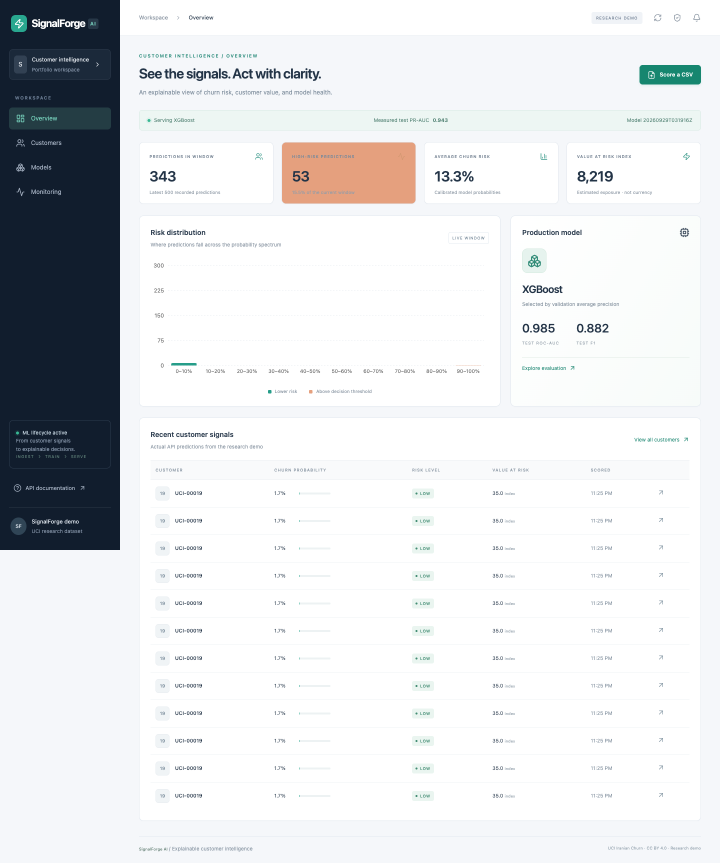
#> input picture docs/assets/dashboard.png, 1440 x 1725 px, found by its file name (shown at 1/2 size); its folder holds 5 pictures in this run
$ python make_demo_gif.py
#> lines starting #> are read from the running program, lines starting #| are printed output that depends on the picture
"""Assemble actual browser captures into a walkthrough; never synthesize UI data."""

from pathlib import Path

from PIL import Image, ImageOps

assets = Path("docs/assets")
frames = []
for name in ["dashboard", "customers", "customer-detail", "models", "monitoring"]:
    with Image.open(assets / f"{name}.png") as source:
#> source is the input picture: PIL image 1440x1725 RGB; mean R, G, B 223.9, 225.8, 227.8
        frame = ImageOps.pad(source.convert("RGB"), (1080, 825), color="#f5f7fa")
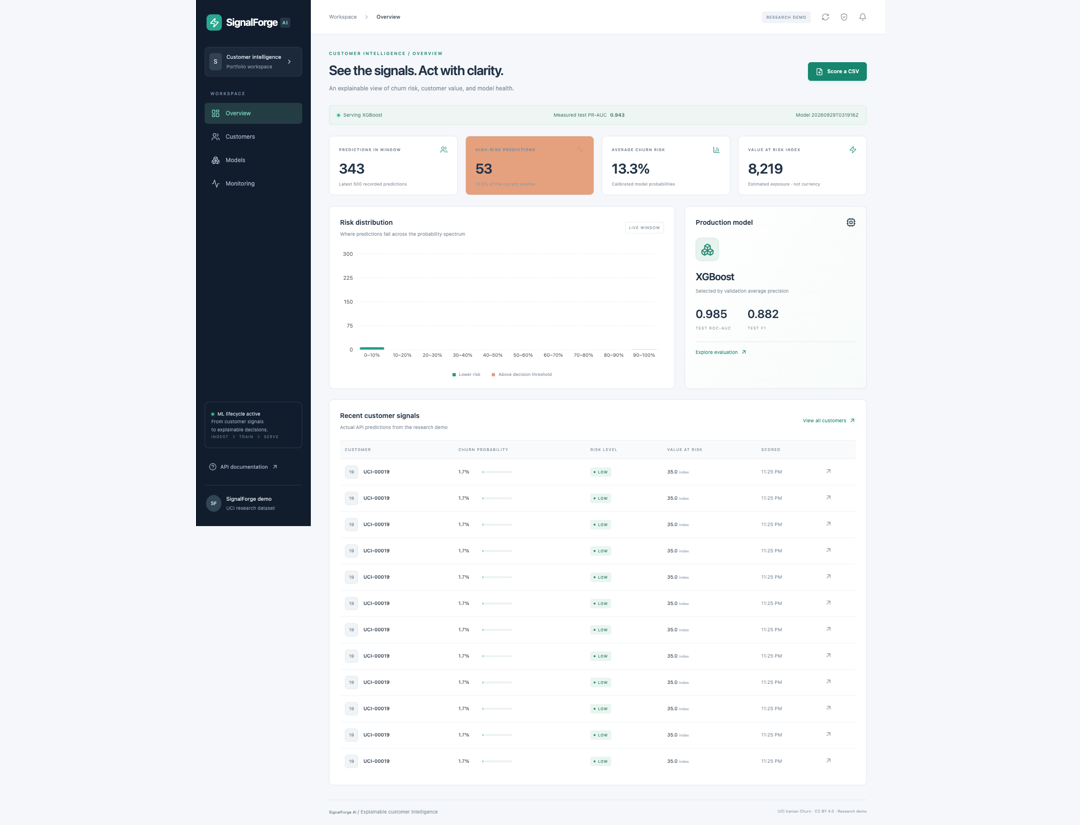
#> frame: PIL image 1080x825 RGB; mean R, G, B 231.5, 233.5, 235.8
        frames.append(frame.quantize(colors=128))
#> pass 2 of the loop `for name in ["dashboard", "customers", "customer-detail", "models", "m..`:
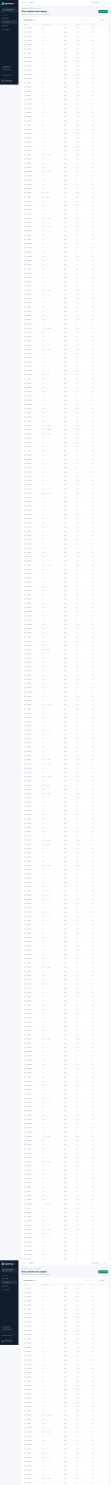
#> input picture docs/assets/customers.png, 1440 x 19305 px, found by its file name (shown at 1/13 size)
#> source is the input picture: PIL image 1440x19305 RGB; mean R, G, B 246.6, 247.6, 248.6
#> `frame = ImageOps.pad(source.convert("RGB"), (1080, 825), color="#f5f7f..`:
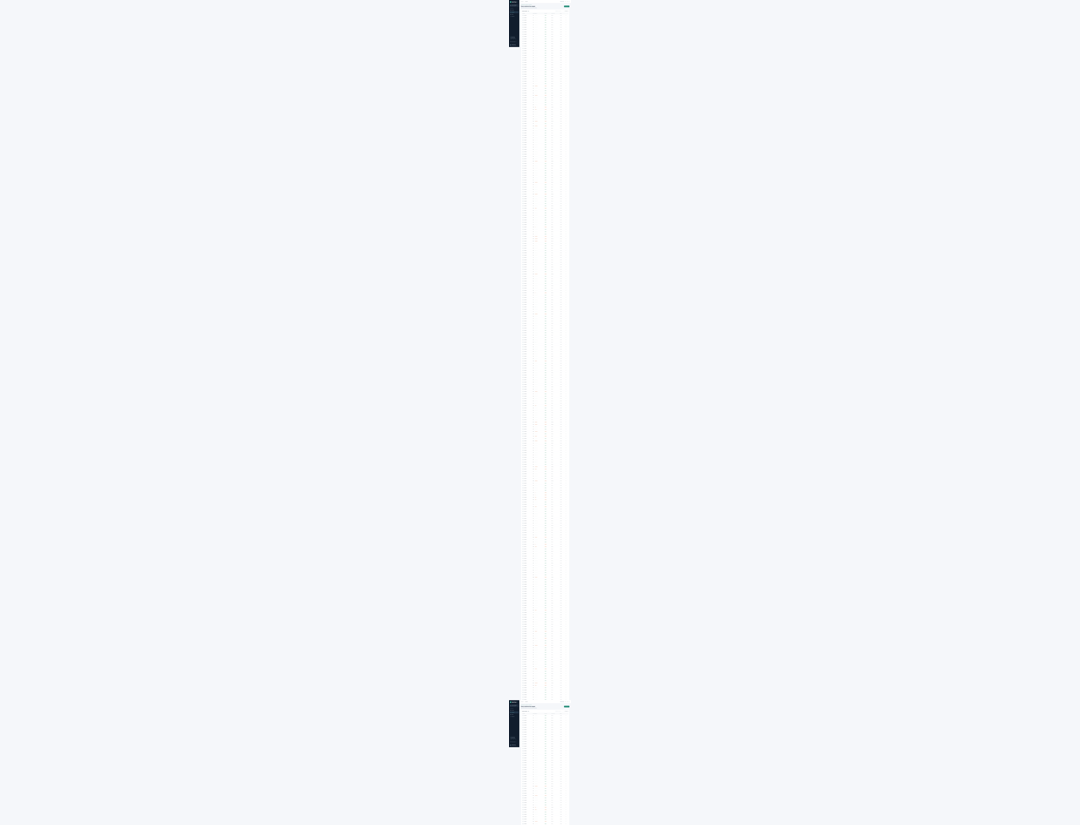
#> frame: PIL image 1080x825 RGB; mean R, G, B 245.1, 247, 249.9
#> pass 3 of the loop `for name in ["dashboard", "customers", "customer-detail", "models", "m..`:
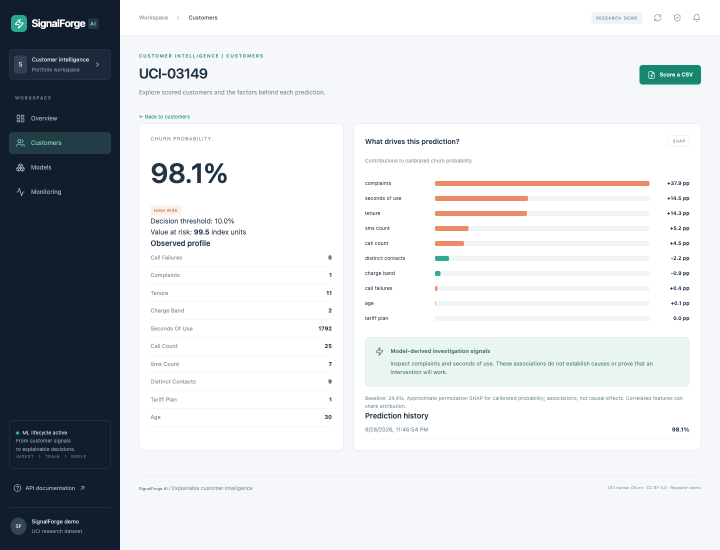
#> input picture docs/assets/customer-detail.png, 1440 x 1100 px, found by its file name (shown at 1/2 size)
#> source is the input picture: PIL image 1440x1100 RGB; mean R, G, B 208.5, 211.8, 215.2
#> `frame = ImageOps.pad(source.convert("RGB"), (1080, 825), color="#f5f7f..`:
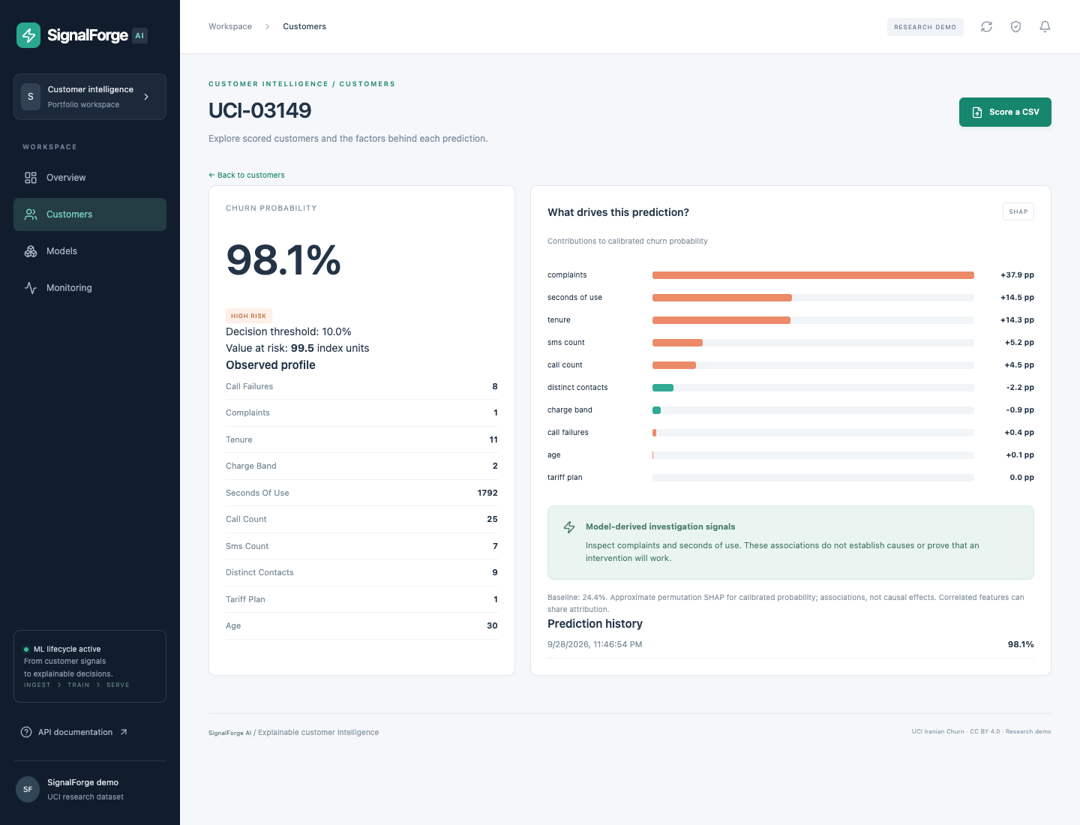
#> frame: PIL image 1080x825 RGB; mean R, G, B 208.4, 211.8, 215.1
#> (the run stopped early here; a loop or call above may not have finished)
